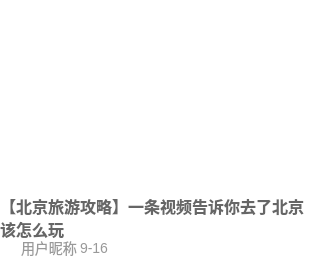
<?xml version="1.0" encoding="UTF-8"?>
<ui version="4.0">
 <class>VideoBox</class>
 <widget class="QWidget" name="VideoBox">
  <property name="geometry">
   <rect>
    <x>0</x>
    <y>0</y>
    <width>310</width>
    <height>257</height>
   </rect>
  </property>
  <property name="minimumSize">
   <size>
    <width>310</width>
    <height>257</height>
   </size>
  </property>
  <property name="maximumSize">
   <size>
    <width>310</width>
    <height>257</height>
   </size>
  </property>
  <property name="windowTitle">
   <string>Form</string>
  </property>
  <property name="styleSheet">
   <string notr="true">#VideoBox
{
background-color:#FFFFFF;
}</string>
  </property>
  <layout class="QVBoxLayout" name="verticalLayout">
   <property name="spacing">
    <number>0</number>
   </property>
   <property name="leftMargin">
    <number>0</number>
   </property>
   <property name="topMargin">
    <number>0</number>
   </property>
   <property name="rightMargin">
    <number>0</number>
   </property>
   <property name="bottomMargin">
    <number>0</number>
   </property>
   <item>
    <widget class="QWidget" name="imageBox" native="true">
     <property name="minimumSize">
      <size>
       <width>0</width>
       <height>0</height>
      </size>
     </property>
     <property name="maximumSize">
      <size>
       <width>16777215</width>
       <height>16777215</height>
      </size>
     </property>
     <property name="styleSheet">
      <string notr="true">#imageBox
{
border-image:url(:/images/homePage/videoImage.png);
}
QLabel{
color : #FFFFFF;
border : none;
font-size : 14px;
font-family : 微软雅⿊;
}</string>
     </property>
     <layout class="QVBoxLayout" name="verticalLayout_2">
      <property name="spacing">
       <number>0</number>
      </property>
      <property name="leftMargin">
       <number>0</number>
      </property>
      <property name="topMargin">
       <number>12</number>
      </property>
      <property name="rightMargin">
       <number>0</number>
      </property>
      <property name="bottomMargin">
       <number>0</number>
      </property>
      <item>
       <spacer name="verticalSpacer">
        <property name="orientation">
         <enum>Qt::Orientation::Vertical</enum>
        </property>
        <property name="sizeHint" stdset="0">
         <size>
          <width>20</width>
          <height>135</height>
         </size>
        </property>
       </spacer>
      </item>
      <item>
       <widget class="QWidget" name="videoInfoBox" native="true">
        <property name="minimumSize">
         <size>
          <width>0</width>
          <height>46</height>
         </size>
        </property>
        <property name="maximumSize">
         <size>
          <width>16777215</width>
          <height>46</height>
         </size>
        </property>
        <property name="styleSheet">
         <string notr="true"/>
        </property>
        <layout class="QHBoxLayout" name="horizontalLayout">
         <property name="spacing">
          <number>0</number>
         </property>
         <property name="leftMargin">
          <number>0</number>
         </property>
         <property name="topMargin">
          <number>0</number>
         </property>
         <property name="rightMargin">
          <number>0</number>
         </property>
         <property name="bottomMargin">
          <number>0</number>
         </property>
         <item>
          <widget class="QWidget" name="playBox" native="true">
           <property name="minimumSize">
            <size>
             <width>100</width>
             <height>0</height>
            </size>
           </property>
           <property name="maximumSize">
            <size>
             <width>100</width>
             <height>16777215</height>
            </size>
           </property>
           <property name="styleSheet">
            <string notr="true"/>
           </property>
           <layout class="QHBoxLayout" name="horizontalLayout_2">
            <property name="leftMargin">
             <number>16</number>
            </property>
            <property name="topMargin">
             <number>0</number>
            </property>
            <property name="rightMargin">
             <number>0</number>
            </property>
            <property name="bottomMargin">
             <number>0</number>
            </property>
            <item>
             <widget class="QLabel" name="playLabel">
              <property name="minimumSize">
               <size>
                <width>20</width>
                <height>20</height>
               </size>
              </property>
              <property name="maximumSize">
               <size>
                <width>20</width>
                <height>20</height>
               </size>
              </property>
              <property name="styleSheet">
               <string notr="true">#playLabel{
border-image : url(&quot;:/images/homePage/bofang.png&quot;)
}</string>
              </property>
              <property name="text">
               <string/>
              </property>
             </widget>
            </item>
            <item>
             <widget class="QLabel" name="playNum">
              <property name="styleSheet">
               <string notr="true"/>
              </property>
              <property name="text">
               <string>26.1万</string>
              </property>
             </widget>
            </item>
           </layout>
          </widget>
         </item>
         <item>
          <widget class="QWidget" name="likeBox" native="true">
           <property name="minimumSize">
            <size>
             <width>100</width>
             <height>0</height>
            </size>
           </property>
           <property name="maximumSize">
            <size>
             <width>100</width>
             <height>16777215</height>
            </size>
           </property>
           <property name="styleSheet">
            <string notr="true"/>
           </property>
           <layout class="QHBoxLayout" name="horizontalLayout_3">
            <property name="leftMargin">
             <number>0</number>
            </property>
            <property name="topMargin">
             <number>0</number>
            </property>
            <property name="rightMargin">
             <number>0</number>
            </property>
            <property name="bottomMargin">
             <number>0</number>
            </property>
            <item>
             <widget class="QLabel" name="likeImage">
              <property name="minimumSize">
               <size>
                <width>20</width>
                <height>20</height>
               </size>
              </property>
              <property name="maximumSize">
               <size>
                <width>20</width>
                <height>20</height>
               </size>
              </property>
              <property name="styleSheet">
               <string notr="true">#likeImage{
border-image : url(&quot;:/images/homePage/dainzan.png&quot;);
}</string>
              </property>
              <property name="text">
               <string/>
              </property>
             </widget>
            </item>
            <item>
             <widget class="QLabel" name="likeNum">
              <property name="text">
               <string>1226</string>
              </property>
             </widget>
            </item>
           </layout>
          </widget>
         </item>
         <item>
          <widget class="QWidget" name="timeBox" native="true">
           <property name="styleSheet">
            <string notr="true"/>
           </property>
           <layout class="QHBoxLayout" name="horizontalLayout_4">
            <property name="spacing">
             <number>0</number>
            </property>
            <property name="leftMargin">
             <number>0</number>
            </property>
            <property name="topMargin">
             <number>0</number>
            </property>
            <property name="rightMargin">
             <number>12</number>
            </property>
            <property name="bottomMargin">
             <number>0</number>
            </property>
            <item>
             <spacer name="horizontalSpacer">
              <property name="orientation">
               <enum>Qt::Orientation::Horizontal</enum>
              </property>
              <property name="sizeHint" stdset="0">
               <size>
                <width>50</width>
                <height>20</height>
               </size>
              </property>
             </spacer>
            </item>
            <item>
             <widget class="QLabel" name="videoDuration">
              <property name="text">
               <string>25：52</string>
              </property>
             </widget>
            </item>
           </layout>
          </widget>
         </item>
        </layout>
       </widget>
      </item>
     </layout>
    </widget>
   </item>
   <item>
    <widget class="QWidget" name="videoTittleBox" native="true">
     <property name="minimumSize">
      <size>
       <width>0</width>
       <height>42</height>
      </size>
     </property>
     <property name="maximumSize">
      <size>
       <width>16777215</width>
       <height>42</height>
      </size>
     </property>
     <property name="styleSheet">
      <string notr="true"/>
     </property>
     <layout class="QHBoxLayout" name="horizontalLayout_5">
      <property name="spacing">
       <number>0</number>
      </property>
      <property name="leftMargin">
       <number>0</number>
      </property>
      <property name="topMargin">
       <number>0</number>
      </property>
      <property name="rightMargin">
       <number>6</number>
      </property>
      <property name="bottomMargin">
       <number>0</number>
      </property>
      <item>
       <widget class="QLabel" name="videoTittle">
        <property name="font">
         <font>
          <family>微软雅⿊</family>
          <pointsize>-1</pointsize>
          <italic>false</italic>
          <bold>true</bold>
         </font>
        </property>
        <property name="styleSheet">
         <string notr="true">#videoTittle{
color : #666666;
font-weight : bold;
font-size : 16px;
font-family : 微软雅⿊;
}</string>
        </property>
        <property name="text">
         <string>【北京旅游攻略】⼀条视频告诉你去了北京该怎么玩</string>
        </property>
        <property name="scaledContents">
         <bool>false</bool>
        </property>
        <property name="wordWrap">
         <bool>true</bool>
        </property>
       </widget>
      </item>
     </layout>
    </widget>
   </item>
   <item>
    <widget class="QWidget" name="userBox" native="true">
     <property name="minimumSize">
      <size>
       <width>0</width>
       <height>19</height>
      </size>
     </property>
     <property name="maximumSize">
      <size>
       <width>16777215</width>
       <height>19</height>
      </size>
     </property>
     <property name="styleSheet">
      <string notr="true">QLabel{
color : #999999;
font-size : 14px;
font-family : 微软雅⿊;
}</string>
     </property>
     <layout class="QHBoxLayout" name="horizontalLayout_6">
      <property name="spacing">
       <number>3</number>
      </property>
      <property name="leftMargin">
       <number>0</number>
      </property>
      <property name="topMargin">
       <number>0</number>
      </property>
      <property name="rightMargin">
       <number>0</number>
      </property>
      <property name="bottomMargin">
       <number>0</number>
      </property>
      <item>
       <widget class="QLabel" name="userIcon">
        <property name="minimumSize">
         <size>
          <width>18</width>
          <height>18</height>
         </size>
        </property>
        <property name="maximumSize">
         <size>
          <width>18</width>
          <height>18</height>
         </size>
        </property>
        <property name="styleSheet">
         <string notr="true">#userIcon{
border-image: url(&quot;:/images/homePage/touxiang.png&quot;);
}</string>
        </property>
        <property name="text">
         <string/>
        </property>
       </widget>
      </item>
      <item>
       <widget class="QLabel" name="userNikeName">
        <property name="text">
         <string>用户昵称</string>
        </property>
       </widget>
      </item>
      <item>
       <widget class="QLabel" name="loadUpTime">
        <property name="text">
         <string>9-16</string>
        </property>
       </widget>
      </item>
      <item>
       <spacer name="horizontalSpacer_2">
        <property name="orientation">
         <enum>Qt::Orientation::Horizontal</enum>
        </property>
        <property name="sizeHint" stdset="0">
         <size>
          <width>169</width>
          <height>16</height>
         </size>
        </property>
       </spacer>
      </item>
      <item>
       <widget class="QPushButton" name="delVideoBtn">
        <property name="minimumSize">
         <size>
          <width>24</width>
          <height>24</height>
         </size>
        </property>
        <property name="maximumSize">
         <size>
          <width>24</width>
          <height>24</height>
         </size>
        </property>
        <property name="styleSheet">
         <string notr="true">#delVideoBtn
{
border:none;
background:transparent;
border-image:url(:/images/myself/gengduo.png);
}</string>
        </property>
        <property name="text">
         <string/>
        </property>
       </widget>
      </item>
     </layout>
    </widget>
   </item>
  </layout>
 </widget>
 <resources/>
 <connections/>
</ui>
